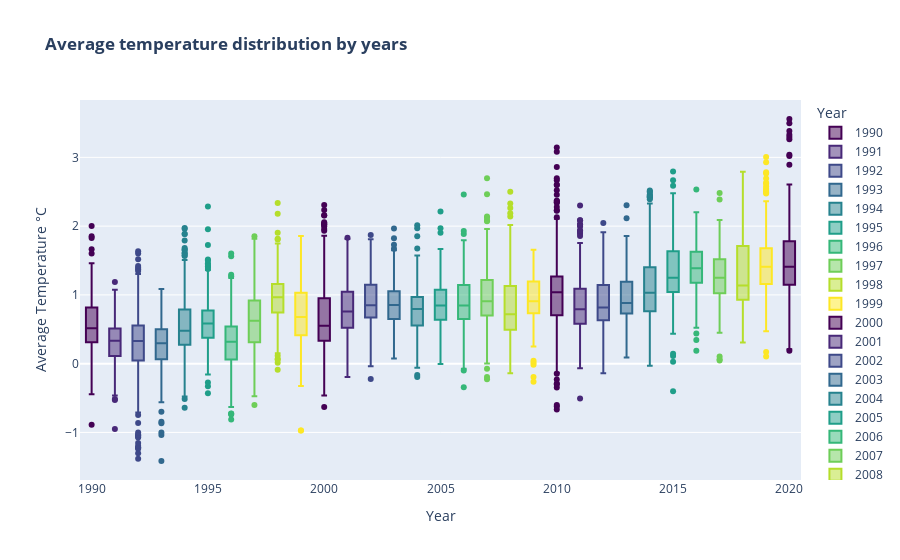

Write notebook code for a chart like this one.
### Code cell
fig = px.box(df, x="Year",
             y="Average Temperature °C",
             color="Year",
             color_discrete_sequence=px.colors.sequential.Viridis,
             title='<b>Average temperature distribution by years')
fig.show()

### Figure 1 — Plotly figure (JSON) as saved in the notebook; plotly's stock layout.template omitted (floating-point values rounded to 4 significant figures; data arrays with more than 128 entries replaced by an {"elided": "..."} marker saying what was removed)
{"data": [{"alignmentgroup": "True", "hovertemplate": "Year=%{x}<br>Average Temperature °C=%{y}<extra></extra>", "legendgroup": "1990", "marker": {"color": "#440154"}, "name": "1990", "notched": false, "offsetgroup": "1990", "orientation": "v", "showlegend": true, "type": "box", "x": {"elided": "196 int values"}, "x0": " ", "xaxis": "x", "y": {"elided": "196 float values"}, "y0": " ", "yaxis": "y"}, {"alignmentgroup": "True", "hovertemplate": "Year=%{x}<br>Average Temperature °C=%{y}<extra></extra>", "legendgroup": "1991", "marker": {"color": "#482878"}, "name": "1991", "notched": false, "offsetgroup": "1991", "orientation": "v", "showlegend": true, "type": "box", "x": {"elided": "199 int values"}, "x0": " ", "xaxis": "x", "y": {"elided": "199 float values"}, "y0": " ", "yaxis": "y"}, {"alignmentgroup": "True", "hovertemplate": "Year=%{x}<br>Average Temperature °C=%{y}<extra></extra>", "legendgroup": "1992", "marker": {"color": "#3e4989"}, "name": "1992", "notched": false, "offsetgroup": "1992", "orientation": "v", "showlegend": true, "type": "box", "x": {"elided": "216 int values"}, "x0": " ", "xaxis": "x", "y": {"elided": "216 float values"}, "y0": " ", "yaxis": "y"}, {"alignmentgroup": "True", "hovertemplate": "Year=%{x}<br>Average Temperature °C=%{y}<extra></extra>", "legendgroup": "1993", "marker": {"color": "#31688e"}, "name": "1993", "notched": false, "offsetgroup": "1993", "orientation": "v", "showlegend": true, "type": "box", "x": {"elided": "218 int values"}, "x0": " ", "xaxis": "x", "y": {"elided": "218 float values"}, "y0": " ", "yaxis": "y"}, {"alignmentgroup": "True", "hovertemplate": "Year=%{x}<br>Average Temperature °C=%{y}<extra></extra>", "legendgroup": "1994", "marker": {"color": "#26828e"}, "name": "1994", "notched": false, "offsetgroup": "1994", "orientation": "v", "showlegend": true, "type": "box", "x": {"elided": "218 int values"}, "x0": " ", "xaxis": "x", "y": {"elided": "218 float values"}, "y0": " ", "yaxis": "y"}, {"alignmentgroup": "True", "hovertemplate": "Year=%{x}<br>Average Temperature °C=%{y}<extra></extra>", "legendgroup": "1995", "marker": {"color": "#1f9e89"}, "name": "1995", "notched": false, "offsetgroup": "1995", "orientation": "v", "showlegend": true, "type": "box", "x": {"elided": "218 int values"}, "x0": " ", "xaxis": "x", "y": {"elided": "218 float values"}, "y0": " ", "yaxis": "y"}, {"alignmentgroup": "True", "hovertemplate": "Year=%{x}<br>Average Temperature °C=%{y}<extra></extra>", "legendgroup": "1996", "marker": {"color": "#35b779"}, "name": "1996", "notched": false, "offsetgroup": "1996", "orientation": "v", "showlegend": true, "type": "box", "x": {"elided": "218 int values"}, "x0": " ", "xaxis": "x", "y": {"elided": "218 float values"}, "y0": " ", "yaxis": "y"}, {"alignmentgroup": "True", "hovertemplate": "Year=%{x}<br>Average Temperature °C=%{y}<extra></extra>", "legendgroup": "1997", "marker": {"color": "#6ece58"}, "name": "1997", "notched": false, "offsetgroup": "1997", "orientation": "v", "showlegend": true, "type": "box", "x": {"elided": "218 int values"}, "x0": " ", "xaxis": "x", "y": {"elided": "218 float values"}, "y0": " ", "yaxis": "y"}, {"alignmentgroup": "True", "hovertemplate": "Year=%{x}<br>Average Temperature °C=%{y}<extra></extra>", "legendgroup": "1998", "marker": {"color": "#b5de2b"}, "name": "1998", "notched": false, "offsetgroup": "1998", "orientation": "v", "showlegend": true, "type": "box", "x": {"elided": "218 int values"}, "x0": " ", "xaxis": "x", "y": {"elided": "218 float values"}, "y0": " ", "yaxis": "y"}, {"alignmentgroup": "True", "hovertemplate": "Year=%{x}<br>Average Temperature °C=%{y}<extra></extra>", "legendgroup": "1999", "marker": {"color": "#fde725"}, "name": "1999", "notched": false, "offsetgroup": "1999", "orientation": "v", "showlegend": true, "type": "box", "x": {"elided": "218 int values"}, "x0": " ", "xaxis": "x", "y": {"elided": "218 float values"}, "y0": " ", "yaxis": "y"}, {"alignmentgroup": "True", "hovertemplate": "Year=%{x}<br>Average Temperature °C=%{y}<extra></extra>", "legendgroup": "2000", "marker": {"color": "#440154"}, "name": "2000", "notched": false, "offsetgroup": "2000", "orientation": "v", "showlegend": true, "type": "box", "x": {"elided": "220 int values"}, "x0": " ", "xaxis": "x", "y": {"elided": "220 float values"}, "y0": " ", "yaxis": "y"}, {"alignmentgroup": "True", "hovertemplate": "Year=%{x}<br>Average Temperature °C=%{y}<extra></extra>", "legendgroup": "2001", "marker": {"color": "#482878"}, "name": "2001", "notched": false, "offsetgroup": "2001", "orientation": "v", "showlegend": true, "type": "box", "x": {"elided": "220 int values"}, "x0": " ", "xaxis": "x", "y": {"elided": "220 float values"}, "y0": " ", "yaxis": "y"}, {"alignmentgroup": "True", "hovertemplate": "Year=%{x}<br>Average Temperature °C=%{y}<extra></extra>", "legendgroup": "2002", "marker": {"color": "#3e4989"}, "name": "2002", "notched": false, "offsetgroup": "2002", "orientation": "v", "showlegend": true, "type": "box", "x": {"elided": "220 int values"}, "x0": " ", "xaxis": "x", "y": {"elided": "220 float values"}, "y0": " ", "yaxis": "y"}, {"alignmentgroup": "True", "hovertemplate": "Year=%{x}<br>Average Temperature °C=%{y}<extra></extra>", "legendgroup": "2003", "marker": {"color": "#31688e"}, "name": "2003", "notched": false, "offsetgroup": "2003", "orientation": "v", "showlegend": true, "type": "box", "x": {"elided": "220 int values"}, "x0": " ", "xaxis": "x", "y": {"elided": "220 float values"}, "y0": " ", "yaxis": "y"}, {"alignmentgroup": "True", "hovertemplate": "Year=%{x}<br>Average Temperature °C=%{y}<extra></extra>", "legendgroup": "2004", "marker": {"color": "#26828e"}, "name": "2004", "notched": false, "offsetgroup": "2004", "orientation": "v", "showlegend": true, "type": "box", "x": {"elided": "220 int values"}, "x0": " ", "xaxis": "x", "y": {"elided": "220 float values"}, "y0": " ", "yaxis": "y"}, {"alignmentgroup": "True", "hovertemplate": "Year=%{x}<br>Average Temperature °C=%{y}<extra></extra>", "legendgroup": "2005", "marker": {"color": "#1f9e89"}, "name": "2005", "notched": false, "offsetgroup": "2005", "orientation": "v", "showlegend": true, "type": "box", "x": {"elided": "220 int values"}, "x0": " ", "xaxis": "x", "y": {"elided": "220 float values"}, "y0": " ", "yaxis": "y"}, {"alignmentgroup": "True", "hovertemplate": "Year=%{x}<br>Average Temperature °C=%{y}<extra></extra>", "legendgroup": "2006", "marker": {"color": "#35b779"}, "name": "2006", "notched": false, "offsetgroup": "2006", "orientation": "v", "showlegend": true, "type": "box", "x": {"elided": "222 int values"}, "x0": " ", "xaxis": "x", "y": {"elided": "222 float values"}, "y0": " ", "yaxis": "y"}, {"alignmentgroup": "True", "hovertemplate": "Year=%{x}<br>Average Temperature °C=%{y}<extra></extra>", "legendgroup": "2007", "marker": {"color": "#6ece58"}, "name": "2007", "notched": false, "offsetgroup": "2007", "orientation": "v", "showlegend": true, "type": "box", "x": {"elided": "222 int values"}, "x0": " ", "xaxis": "x", "y": {"elided": "222 float values"}, "y0": " ", "yaxis": "y"}, {"alignmentgroup": "True", "hovertemplate": "Year=%{x}<br>Average Temperature °C=%{y}<extra></extra>", "legendgroup": "2008", "marker": {"color": "#b5de2b"}, "name": "2008", "notched": false, "offsetgroup": "2008", "orientation": "v", "showlegend": true, "type": "box", "x": {"elided": "222 int values"}, "x0": " ", "xaxis": "x", "y": {"elided": "222 float values"}, "y0": " ", "yaxis": "y"}, {"alignmentgroup": "True", "hovertemplate": "Year=%{x}<br>Average Temperature °C=%{y}<extra></extra>", "legendgroup": "2009", "marker": {"color": "#fde725"}, "name": "2009", "notched": false, "offsetgroup": "2009", "orientation": "v", "showlegend": true, "type": "box", "x": {"elided": "222 int values"}, "x0": " ", "xaxis": "x", "y": {"elided": "222 float values"}, "y0": " ", "yaxis": "y"}, {"alignmentgroup": "True", "hovertemplate": "Year=%{x}<br>Average Temperature °C=%{y}<extra></extra>", "legendgroup": "2010", "marker": {"color": "#440154"}, "name": "2010", "notched": false, "offsetgroup": "2010", "orientation": "v", "showlegend": true, "type": "box", "x": {"elided": "222 int values"}, "x0": " ", "xaxis": "x", "y": {"elided": "222 float values"}, "y0": " ", "yaxis": "y"}, {"alignmentgroup": "True", "hovertemplate": "Year=%{x}<br>Average Temperature °C=%{y}<extra></extra>", "legendgroup": "2011", "marker": {"color": "#482878"}, "name": "2011", "notched": false, "offsetgroup": "2011", "orientation": "v", "showlegend": true, "type": "box", "x": {"elided": "221 int values"}, "x0": " ", "xaxis": "x", "y": {"elided": "221 float values"}, "y0": " ", "yaxis": "y"}, {"alignmentgroup": "True", "hovertemplate": "Year=%{x}<br>Average Temperature °C=%{y}<extra></extra>", "legendgroup": "2012", "marker": {"color": "#3e4989"}, "name": "2012", "notched": false, "offsetgroup": "2012", "orientation": "v", "showlegend": true, "type": "box", "x": {"elided": "223 int values"}, "x0": " ", "xaxis": "x", "y": {"elided": "223 float values"}, "y0": " ", "yaxis": "y"}, {"alignmentgroup": "True", "hovertemplate": "Year=%{x}<br>Average Temperature °C=%{y}<extra></extra>", "legendgroup": "2013", "marker": {"color": "#31688e"}, "name": "2013", "notched": false, "offsetgroup": "2013", "orientation": "v", "showlegend": true, "type": "box", "x": {"elided": "223 int values"}, "x0": " ", "xaxis": "x", "y": {"elided": "223 float values"}, "y0": " ", "yaxis": "y"}, {"alignmentgroup": "True", "hovertemplate": "Year=%{x}<br>Average Temperature °C=%{y}<extra></extra>", "legendgroup": "2014", "marker": {"color": "#26828e"}, "name": "2014", "notched": false, "offsetgroup": "2014", "orientation": "v", "showlegend": true, "type": "box", "x": {"elided": "223 int values"}, "x0": " ", "xaxis": "x", "y": {"elided": "223 float values"}, "y0": " ", "yaxis": "y"}, {"alignmentgroup": "True", "hovertemplate": "Year=%{x}<br>Average Temperature °C=%{y}<extra></extra>", "legendgroup": "2015", "marker": {"color": "#1f9e89"}, "name": "2015", "notched": false, "offsetgroup": "2015", "orientation": "v", "showlegend": true, "type": "box", "x": {"elided": "223 int values"}, "x0": " ", "xaxis": "x", "y": {"elided": "223 float values"}, "y0": " ", "yaxis": "y"}, {"alignmentgroup": "True", "hovertemplate": "Year=%{x}<br>Average Temperature °C=%{y}<extra></extra>", "legendgroup": "2016", "marker": {"color": "#35b779"}, "name": "2016", "notched": false, "offsetgroup": "2016", "orientation": "v", "showlegend": true, "type": "box", "x": {"elided": "223 int values"}, "x0": " ", "xaxis": "x", "y": {"elided": "223 float values"}, "y0": " ", "yaxis": "y"}, {"alignmentgroup": "True", "hovertemplate": "Year=%{x}<br>Average Temperature °C=%{y}<extra></extra>", "legendgroup": "2017", "marker": {"color": "#6ece58"}, "name": "2017", "notched": false, "offsetgroup": "2017", "orientation": "v", "showlegend": true, "type": "box", "x": {"elided": "223 int values"}, "x0": " ", "xaxis": "x", "y": {"elided": "223 float values"}, "y0": " ", "yaxis": "y"}, {"alignmentgroup": "True", "hovertemplate": "Year=%{x}<br>Average Temperature °C=%{y}<extra></extra>", "legendgroup": "2018", "marker": {"color": "#b5de2b"}, "name": "2018", "notched": false, "offsetgroup": "2018", "orientation": "v", "showlegend": true, "type": "box", "x": {"elided": "223 int values"}, "x0": " ", "xaxis": "x", "y": {"elided": "223 float values"}, "y0": " ", "yaxis": "y"}, {"alignmentgroup": "True", "hovertemplate": "Year=%{x}<br>Average Temperature °C=%{y}<extra></extra>", "legendgroup": "2019", "marker": {"color": "#fde725"}, "name": "2019", "notched": false, "offsetgroup": "2019", "orientation": "v", "showlegend": true, "type": "box", "x": {"elided": "223 int values"}, "x0": " ", "xaxis": "x", "y": {"elided": "223 float values"}, "y0": " ", "yaxis": "y"}, {"alignmentgroup": "True", "hovertemplate": "Year=%{x}<br>Average Temperature °C=%{y}<extra></extra>", "legendgroup": "2020", "marker": {"color": "#440154"}, "name": "2020", "notched": false, "offsetgroup": "2020", "orientation": "v", "showlegend": true, "type": "box", "x": {"elided": "223 int values"}, "x0": " ", "xaxis": "x", "y": {"elided": "223 float values"}, "y0": " ", "yaxis": "y"}], "layout": {"boxmode": "overlay", "legend": {"title": {"text": "Year"}, "tracegroupgap": 0}, "title": {"text": "<b>Average temperature distribution by years"}, "xaxis": {"anchor": "y", "categoryarray": [1990, 1991, 1992, 1993, 1994, 1995, 1996, 1997, 1998, 1999, 2000, 2001, 2002, 2003, 2004, 2005, 2006, 2007, 2008, 2009, 2010, 2011, 2012, 2013, 2014, 2015, 2016, 2017, 2018, 2019, 2020], "categoryorder": "array", "domain": [0, 1], "title": {"text": "Year"}}, "yaxis": {"anchor": "x", "domain": [0, 1], "title": {"text": "Average Temperature °C"}}}}
